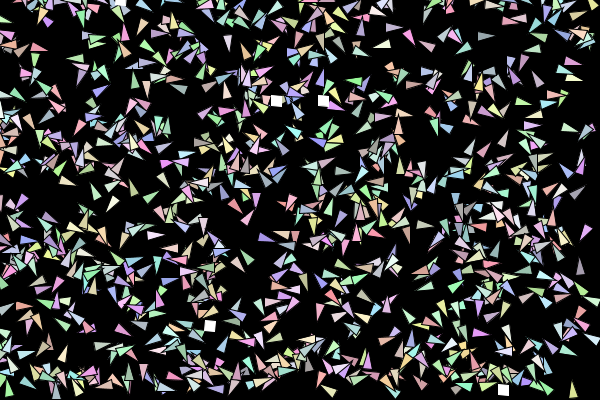
Frame 1 (no input)
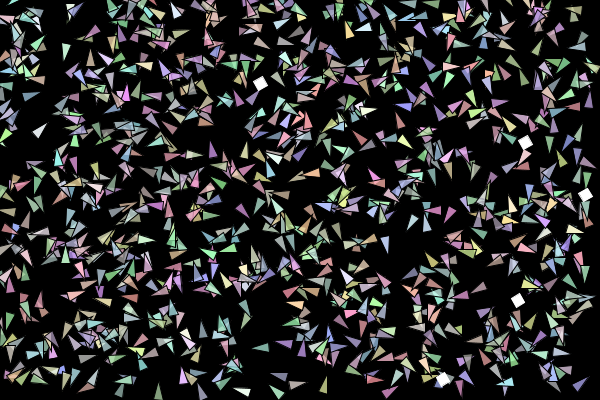
Frame 60 (the mouse pressed at the canvas centre just before this capture)
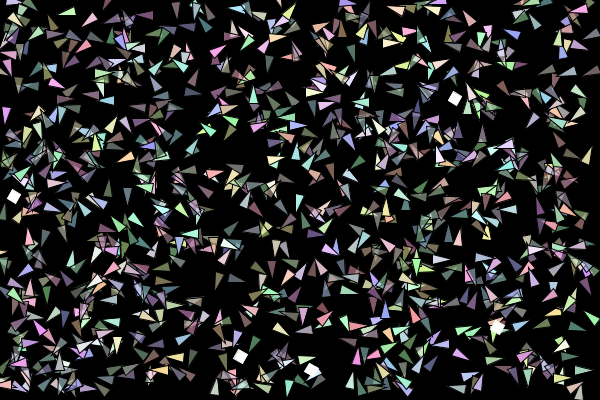
Frame 120 (the mouse held since frame 60 and released just before this capture)

The Processing sketch that drew these frames (run headless with seeded random() and noise(); from frame 60 on, the mouse is pressed at the canvas centre):

// Processing sketch: liyfe
// ── liyfe.pde
bot[] bots;
food[] foods;

void setup() {
  size(600, 400);

  background(0);
  //frameRate(400);

  bots = new bot[1000];
  foods = new food[5];

  //set bots & food
  for (int x = 0; x < bots.length; x++) {
    bots[x] = new bot(random(0, width), random(0, height));
  }

  for (int x = 0; x < foods.length; x++) {
    foods[x] = new food(random(0, width), random(0, height));
  }
}

void draw() {
  background(0);
  //smooth();
  for (int i = 0; i < bots.length; i++) {
    bots[i].update();
    for (int k = 0; k < foods.length; k++) {
      if ((abs(bots[i].getX() - foods[k].getX()) < 10 && abs(bots[i].getY() - foods[k].getY()) < 10) && bots[i].state == true) {
        bots[i].eat();
        foods[k].die();

        //System.out.println(foods[k].getX()-bots[i].getX());
      }
    }
  }

  for (int i = 0; i < foods.length; i++) {
    foods[i].update();
  }
}

class bot {
  PVector location, velocity, acc;
  int hunger;
  color c;
  int s;
  boolean run;

  boolean state;
  bot(float x, float y) {  
    location = new PVector(x, y);
    velocity = new PVector(0, 0);
    acc = new PVector(0, 0);
    hunger = 255;
    s = 5;
    state = true;
    run = true;
    c = color(random(150, 255), random(150, 255), random(150, 255));
  }

  void update() {
    hunger--;
    if (hunger < 0)
      state = false;

    acc.add(PVector.random2D());
    velocity.add(acc);

    if ((abs(location.x - mouseX) < 50 && (abs(location.y - mouseY) < 50)) && run == true) {
     // velocity.mult(-1);
      run = false;
    }

    if ((abs(location.x - mouseX) > 50 && (abs(location.y - mouseY) > 50)))
      run = true;



    velocity.limit(5);
    location.add(velocity);
    acc.mult(0);

    if (location.x > width-10) location.x = 0;
    if (location.x < 0) location.x = width-10;

    if (location.y > height-10) location.y = 0;
    if (location.y < 0) location.y = height-10;


    float r = velocity.heading() + PI/2;
    fill(c, hunger);
    //noFill();
    stroke(255, hunger);
    stroke(0);
    pushMatrix();
    translate(location.x, location.y);
    rotate(r);

    beginShape();

    vertex(0, -s*2);
    vertex(-s, s*2);
    vertex(s, s*2);

    endShape(CLOSE);

    popMatrix();
  }

  float getX() {
    return location.x;
  }
  float getY() {
    return location.y;
  }

  void eat() {

    hunger+= 200;
  }
}

class food {
  float x, y, r;
  food(float x, float y) {
    this.x = x;
    this.y = y;
    r = 0;
  }

  void update() {
    r+= 4;
    fill(255);
    //noFill();
    stroke(255);
    pushMatrix();
    translate(x, y);
    rotate(radians(r));
    rectMode(CENTER);
    rect(0, 0, 10, 10);
    //println("Angle: ");
    popMatrix();
  }
  float getX() {
    return x;
  }
  float getY() {
    return y;
  }

  void die() {
    x = random(0, width);
    y = random(0, height);
  }
}
